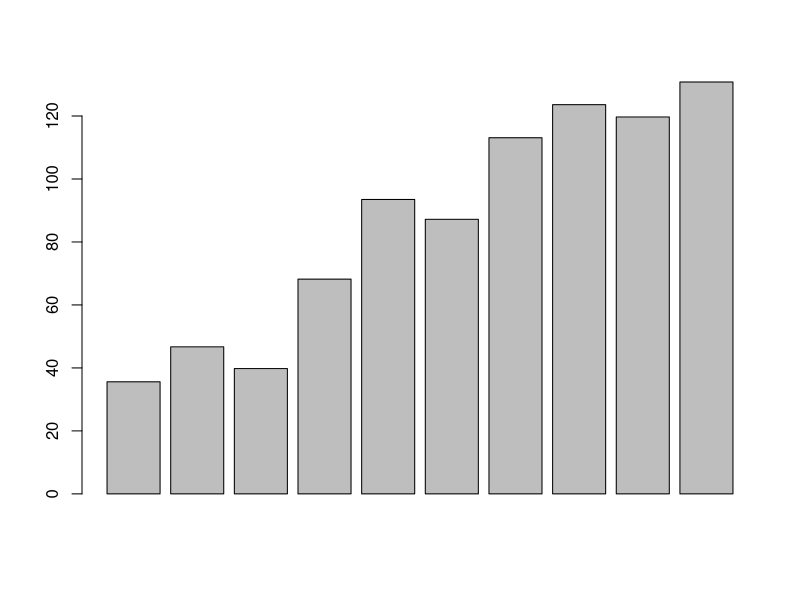
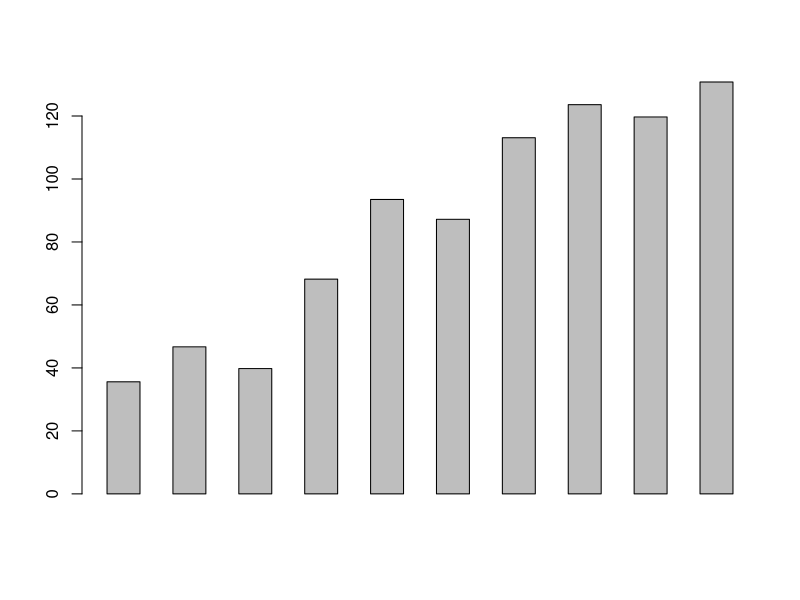
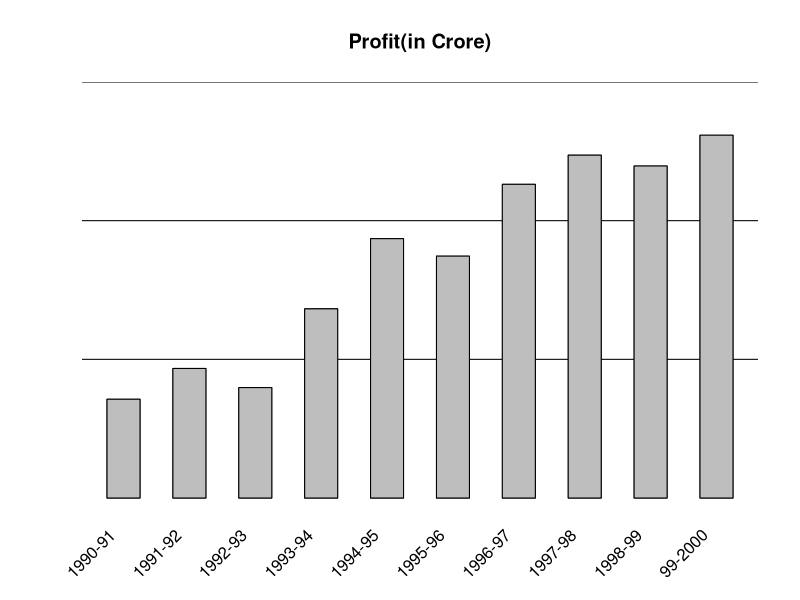

Write the R code that produced these figures, in order. (Note: this script raises an error after producing the figures.)
df <- read.csv("data_Unit14_Exampl1.csv")
colnames(df)
######################
sapply(df, class)
sapply(df, typeof)
#########################################################################################
barplot(df$Profit)
graphics.off()
barplot(df$Profit,width=2,space=1)
#########################################################################################
barplot(df$Profit,width=2,space=1,ylim=c(0,150),yaxt="n",main="Profit(in Crore)")
abline(h=50)
abline(h=100)
abline(h=150)
barplot(df$Profit,width=2,space=1,ylim=c(0,150),add=TRUE,yaxt="n")
##########################################################################################
width =2;space=1
n= length(df$Profit)
x1stbar <-  space*width + 0.5*width# x coord. of the midd of 1st bar
dx <- width + width*space
x1 <- seq(x1stbar,by=dx,length.out=n)

labs <- df$Year
text(cex=1,x=x1-2.0,y=0-20,labels=labs, xpd=TRUE, srt=45)# x=x1+0.25, y=0
barplot(datavector,width,space,ylim=my_ylim,add = TRUE,yaxt="n",xaxt="n")#,names.arg=df$Year,angle=90)
ytick<- c(0,50,100,150)
axis(side=2, at=ytick, labels = TRUE)
abline(h=0)
###########################################################################################

text(cex=1,x=x1,y=df$Profit+10,labels=df$Profit)



graphics.off()



